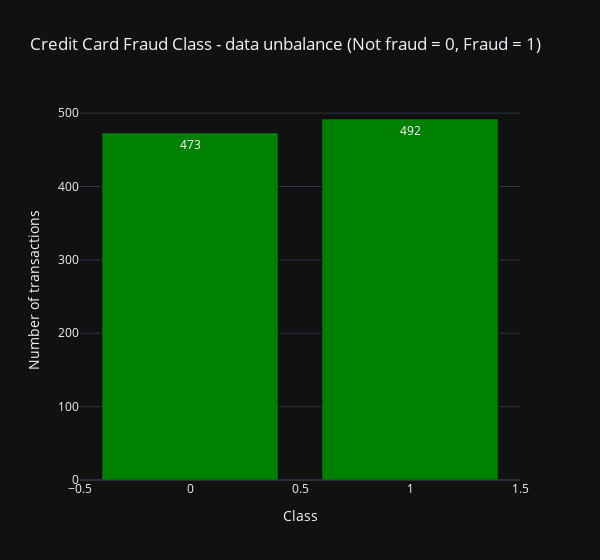

Notebook code cell kept with this figure:
### Code cell
temp = dt_sample["Class"].value_counts()
df = pd.DataFrame({'Class': temp.index,'values': temp.values})

trace = go.Bar(
    x = df['Class'],y = df['values'],
    name="Credit Card Fraud Class - data unbalance (Not fraud = 0, Fraud = 1)",
    marker=dict(color="Green"),
    text=df['values']
)
data = [trace]
layout = dict(title = 'Credit Card Fraud Class - data unbalance (Not fraud = 0, Fraud = 1)',
          xaxis = dict(title = 'Class', showticklabels=True), 
          yaxis = dict(title = 'Number of transactions'),
          hovermode = 'closest',width=600
         )
fig = dict(data=data, layout=layout)
iplot(fig, filename='class')

### Figure 1 — Plotly figure (JSON) as saved in the notebook; plotly's stock layout.template omitted (floating-point values rounded to 4 significant figures)
{"data": [{"marker": {"color": "Green"}, "name": "Credit Card Fraud Class - data unbalance (Not fraud = 0, Fraud = 1)", "text": [492.0, 473.0], "x": [1, 0], "y": [492, 473], "type": "bar"}], "layout": {"hovermode": "closest", "title": {"text": "Credit Card Fraud Class - data unbalance (Not fraud = 0, Fraud = 1)"}, "width": 600, "xaxis": {"showticklabels": true, "title": {"text": "Class"}}, "yaxis": {"title": {"text": "Number of transactions"}}}}
